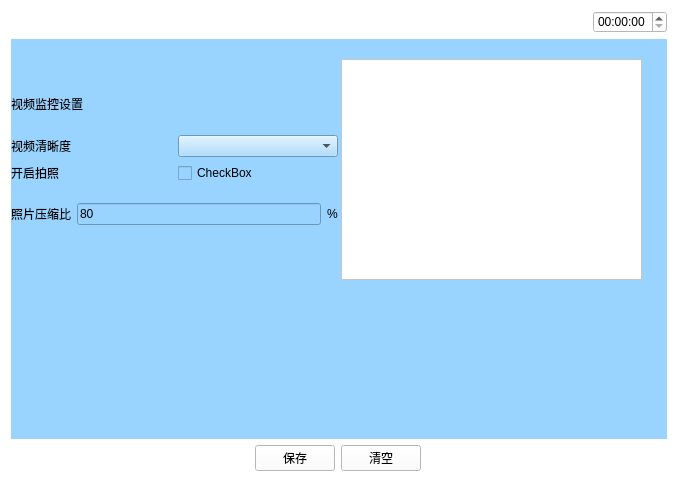
<?xml version="1.0" encoding="UTF-8"?>
<ui version="4.0">
 <class>Shipinshezhi</class>
 <widget class="QWidget" name="Shipinshezhi">
  <property name="geometry">
   <rect>
    <x>0</x>
    <y>0</y>
    <width>678</width>
    <height>482</height>
   </rect>
  </property>
  <property name="windowTitle">
   <string>Form</string>
  </property>
  <property name="styleSheet">
   <string notr="true">background-color: rgb(255, 255, 255);</string>
  </property>
  <layout class="QVBoxLayout" name="verticalLayout" stretch="1,5,1">
   <item>
    <layout class="QHBoxLayout" name="horizontalLayout_6">
     <item>
      <widget class="QPushButton" name="pushButton">
       <property name="text">
        <string/>
       </property>
       <property name="icon">
        <iconset resource="myimages.qrc">
         <normaloff>:/image/images/4g.png</normaloff>:/image/images/4g.png</iconset>
       </property>
       <property name="flat">
        <bool>true</bool>
       </property>
      </widget>
     </item>
     <item>
      <widget class="QPushButton" name="pushButton_2">
       <property name="text">
        <string/>
       </property>
       <property name="icon">
        <iconset resource="myimages.qrc">
         <normaloff>:/image/images/wireless.svg</normaloff>:/image/images/wireless.svg</iconset>
       </property>
       <property name="flat">
        <bool>true</bool>
       </property>
      </widget>
     </item>
     <item>
      <widget class="QPushButton" name="pushButton_3">
       <property name="text">
        <string/>
       </property>
       <property name="icon">
        <iconset resource="myimages.qrc">
         <normaloff>:/image/images/bl.svg</normaloff>:/image/images/bl.svg</iconset>
       </property>
       <property name="flat">
        <bool>true</bool>
       </property>
      </widget>
     </item>
     <item>
      <widget class="QPushButton" name="pushButton_4">
       <property name="text">
        <string/>
       </property>
       <property name="icon">
        <iconset resource="myimages.qrc">
         <normaloff>:/image/images/locate.svg</normaloff>:/image/images/locate.svg</iconset>
       </property>
       <property name="flat">
        <bool>true</bool>
       </property>
      </widget>
     </item>
     <item>
      <spacer name="horizontalSpacer_4">
       <property name="orientation">
        <enum>Qt::Horizontal</enum>
       </property>
       <property name="sizeHint" stdset="0">
        <size>
         <width>40</width>
         <height>20</height>
        </size>
       </property>
      </spacer>
     </item>
     <item>
      <widget class="QTimeEdit" name="timeEdit_2"/>
     </item>
    </layout>
   </item>
   <item>
    <widget class="QWidget" name="widget" native="true">
     <property name="sizePolicy">
      <sizepolicy hsizetype="Preferred" vsizetype="Preferred">
       <horstretch>0</horstretch>
       <verstretch>0</verstretch>
      </sizepolicy>
     </property>
     <property name="contextMenuPolicy">
      <enum>Qt::DefaultContextMenu</enum>
     </property>
     <property name="styleSheet">
      <string notr="true">background-color: rgb(153, 211, 255);</string>
     </property>
     <widget class="QFrame" name="frame">
      <property name="geometry">
       <rect>
        <x>330</x>
        <y>20</y>
        <width>301</width>
        <height>221</height>
       </rect>
      </property>
      <property name="styleSheet">
       <string notr="true">background-color: rgb(255, 255, 255);</string>
      </property>
      <property name="frameShape">
       <enum>QFrame::StyledPanel</enum>
      </property>
      <property name="frameShadow">
       <enum>QFrame::Raised</enum>
      </property>
     </widget>
     <widget class="QWidget" name="layoutWidget">
      <property name="geometry">
       <rect>
        <x>0</x>
        <y>40</y>
        <width>327</width>
        <height>160</height>
       </rect>
      </property>
      <layout class="QVBoxLayout" name="verticalLayout_3">
       <item>
        <widget class="QLabel" name="label">
         <property name="text">
          <string>视频监控设置</string>
         </property>
        </widget>
       </item>
       <item>
        <layout class="QHBoxLayout" name="horizontalLayout_5">
         <item>
          <widget class="QLabel" name="label_4">
           <property name="text">
            <string>视频清晰度</string>
           </property>
          </widget>
         </item>
         <item>
          <widget class="QComboBox" name="comboBox"/>
         </item>
        </layout>
       </item>
       <item>
        <layout class="QHBoxLayout" name="horizontalLayout_2">
         <item>
          <widget class="QLabel" name="label_14">
           <property name="text">
            <string>开启拍照</string>
           </property>
          </widget>
         </item>
         <item>
          <widget class="QCheckBox" name="checkBox_5">
           <property name="text">
            <string>CheckBox</string>
           </property>
          </widget>
         </item>
        </layout>
       </item>
       <item>
        <layout class="QHBoxLayout" name="horizontalLayout_11">
         <item>
          <widget class="QLabel" name="label_15">
           <property name="text">
            <string>照片压缩比</string>
           </property>
          </widget>
         </item>
         <item>
          <widget class="QLineEdit" name="lineEdit_7">
           <property name="text">
            <string>80</string>
           </property>
          </widget>
         </item>
         <item>
          <widget class="QLabel" name="label_16">
           <property name="text">
            <string>%</string>
           </property>
          </widget>
         </item>
        </layout>
       </item>
      </layout>
     </widget>
    </widget>
   </item>
   <item>
    <layout class="QHBoxLayout" name="horizontalLayout_20">
     <item>
      <widget class="QPushButton" name="returnIndex_2">
       <property name="font">
        <font>
         <family>AR PL UMing TW MBE</family>
        </font>
       </property>
       <property name="styleSheet">
        <string notr="true">border-image: url(:/image/images/index.svg);</string>
       </property>
       <property name="text">
        <string/>
       </property>
       <property name="icon">
        <iconset resource="myimages.qrc">
         <normaloff>:/image/images/index.svg</normaloff>:/image/images/index.svg</iconset>
       </property>
       <property name="iconSize">
        <size>
         <width>40</width>
         <height>40</height>
        </size>
       </property>
       <property name="flat">
        <bool>true</bool>
       </property>
      </widget>
     </item>
     <item>
      <spacer name="horizontalSpacer_2">
       <property name="orientation">
        <enum>Qt::Horizontal</enum>
       </property>
       <property name="sizeHint" stdset="0">
        <size>
         <width>40</width>
         <height>20</height>
        </size>
       </property>
      </spacer>
     </item>
     <item>
      <layout class="QHBoxLayout" name="horizontalLayout_21">
       <item>
        <widget class="QPushButton" name="pushButton_7">
         <property name="text">
          <string>保存</string>
         </property>
        </widget>
       </item>
       <item>
        <widget class="QPushButton" name="pushButton_8">
         <property name="text">
          <string>清空</string>
         </property>
        </widget>
       </item>
      </layout>
     </item>
     <item>
      <spacer name="horizontalSpacer">
       <property name="orientation">
        <enum>Qt::Horizontal</enum>
       </property>
       <property name="sizeHint" stdset="0">
        <size>
         <width>40</width>
         <height>20</height>
        </size>
       </property>
      </spacer>
     </item>
     <item>
      <widget class="QPushButton" name="returnPage_2">
       <property name="text">
        <string/>
       </property>
       <property name="icon">
        <iconset resource="myimages.qrc">
         <normaloff>:/image/images/shangyiye.svg</normaloff>:/image/images/shangyiye.svg</iconset>
       </property>
       <property name="iconSize">
        <size>
         <width>40</width>
         <height>40</height>
        </size>
       </property>
       <property name="flat">
        <bool>true</bool>
       </property>
      </widget>
     </item>
    </layout>
   </item>
  </layout>
 </widget>
 <resources>
  <include location="myimages.qrc"/>
 </resources>
 <connections/>
</ui>
